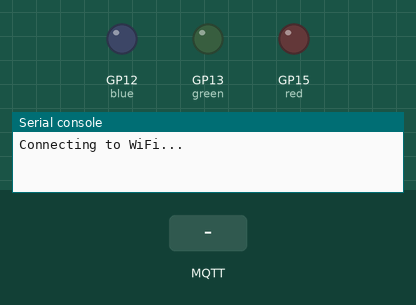
Simulated run of this program. Board: Raspberry Pi Pico running MicroPython. On the bench: output pins drawn as LEDs (lit = HIGH), the last lines printed to the serial console. Inputs (shaded band) come from the test bench. WiFi joins after 1.5 s; no MQTT or app messages arrive unless stated.

Above: at 0.1 s.
At 6.8 s:
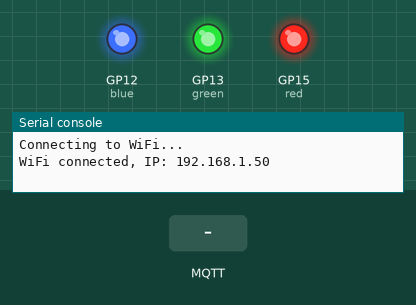
6.9 s: MQTT message "1" arrives on the first subscribed topic
8.4 s: MQTT message "on" arrives on the first subscribed topic
9.9 s: MQTT message "off" arrives on the first subscribed topic
Timing chart, 0 to 12.9 s (numbered marks = the images above; inputs shaded):
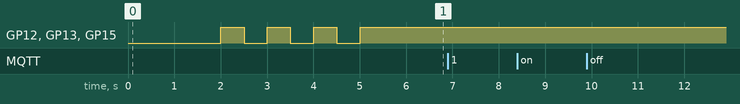

The program:

main.py
```python
import network
import utime
from umqtt.simple import MQTTClient
from servo import Servo
from indicator import Indicator

class WeatherDisplay:
    def __init__(self):
        # WiFi Information
        self.ssid = "xxxxxx"
        self.wifi_password = "xxxxxxx"

        # MQTT Information
        self.mqtt_server = "driver.cloudmqtt.com"
        self.mqtt_port = 18756
        self.username = "xxxxxxx"
        self.mqtt_password = "xxxxxxx"
        self.device_id = "WeatherDisplay"
        self.mqtt_topic = "WeatherInfo"

        self.indicator = Indicator()
        self.servo = Servo(14)

    def connect_wifi(self):
        wlan = network.WLAN(network.STA_IF)
        wlan.active(True)
        if not wlan.isconnected():
            print('Connecting to WiFi...')
            wlan.connect(self.ssid, self.wifi_password)
            while not wlan.isconnected():
                pass
        print('WiFi connected, IP:', wlan.ifconfig()[0])
        # Flash the indicator four times upon successful connection
        self.indicator.flash_led(4)


    def connect_mqtt(self):
        self.client = MQTTClient(self.device_id, self.mqtt_server, self.mqtt_port, self.username, self.mqtt_password)
        self.client.set_callback(self.on_message_received)
        self.client.connect()
        self.client.subscribe(self.mqtt_topic)

    def on_message_received(self, topic, msg):
        print("Received:", topic, msg.decode())
        temperature, humidity = self.parse_message(msg)
        if temperature is not None:
            self.servo.set_position(temperature)
        if humidity is not None:
            self.indicator.set_indicator(humidity)

    def parse_message(self, msg):
        try:
            parts = msg.decode().split(',')
            temperature_str = parts[0].split('Temp:')[1].split('C')[0].strip()
            humidity_str = parts[1].split('Humidity:')[1].split('%')[0].strip()

            temperature = float(temperature_str)
            humidity = float(humidity_str)
            return temperature, humidity
        except Exception as e:
            print("Error parsing message:", str(e))
            return None, None

    def run(self):
        self.connect_wifi()
        self.connect_mqtt()
        while True:
            try:
                self.client.check_msg()
            except Exception as e:
                print("Error checking MQTT message:", str(e))
                utime.sleep(5)

# Create and run the weather display
weather_display = WeatherDisplay()
weather_display.run()
```

servo.py
```python
from machine import Pin, PWM
import utime

class Servo:
    def __init__(self, pin):
        self.servo = PWM(Pin(pin))
        self.servo.freq(50)  # Set frequency to 50Hz, suitable for servos

    def set_position(self, value):
        int_value = int(value)
        angle = 180 - (int_value / 40) * 180
        angle = max(0, min(angle, 180))  # Ensure angle is within 0-180 range

        # Convert the angle to duty cycle
        duty = int((angle / 18) + 2)
        self.servo.duty_u16(duty * 65536 // 100)  # Convert to 16-bit value
```

indicator.py
```python
from machine import Pin
import utime

class Indicator:
    def __init__(self):
        self.red = Pin(15, Pin.OUT)
        self.green = Pin(13, Pin.OUT)
        self.blue = Pin(12, Pin.OUT)

    def set_color(self, r, g, b):
        self.red.value(r)
        self.green.value(g)
        self.blue.value(b)

    def set_indicator(self, value):
        # Turn off all LEDs initially
        self.set_color(1, 1, 1)

        if value <= 30:
            # Turn on red LED
            self.set_color(0, 1, 1)
        elif 30 < value <= 50:
            # Turn on green LED
            self.set_color(1, 0, 1)
        else:
            # Turn on blue LED
            self.set_color(1, 1, 0)

    def flash_led(self, times):
        for _ in range(times):
            # Set LED to white
            self.set_color(0, 0, 0)

            utime.sleep(0.5)

            # Turn off the LED
            self.set_color(1, 1, 1)

            utime.sleep(0.5)
```
